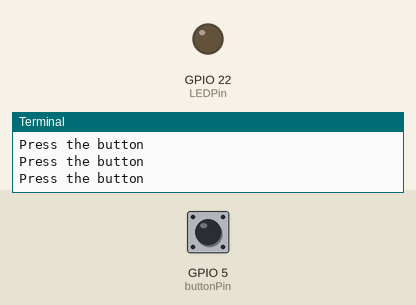
Simulated run of this program. Board: Raspberry Pi (BCM pin numbers). Parts: output pins drawn as LEDs (lit = HIGH), the last lines printed to the terminal. Dashed ring = blinking. The test bench sets the inputs (shaded band); at power-on: GPIO 5 (buttonPin) HIGH.

Above: at 5.0 s.
5.1 s: GPIO 5 (buttonPin) pulled LOW for 1 s
At 5.36 s:
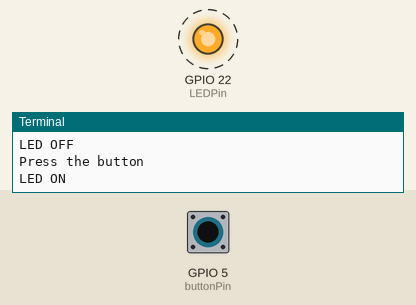
8.1 s: GPIO 5 (buttonPin) pulled LOW for 3.2 s
At 12.1 s:
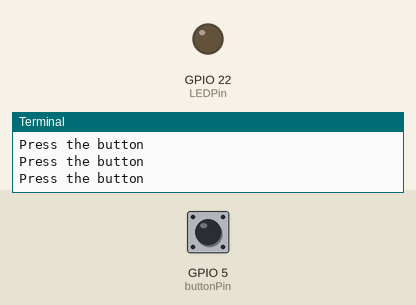
Timing chart, 0 to 13.6 s (numbered marks = the images above; inputs shaded):
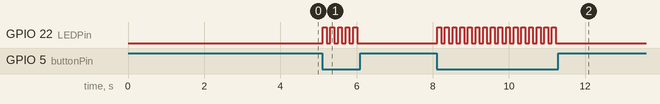

The program:

ledButton.py
```python
import RPi.GPIO as GPIO
from time import sleep

GPIO.setmode(GPIO.BCM)

blinkCount = 100
count = 0

LEDPin = 22
buttonPin = 5
# Setup the pin the LED is connected to
GPIO.setup(LEDPin, GPIO.OUT)
GPIO.setup(buttonPin, GPIO.IN, pull_up_down = GPIO.PUD_UP)

buttonPress = True
ledState = False

try:
	while count < blinkCount:
		print("Press the button")
		buttonPress = GPIO.input(buttonPin)
		if buttonPress == False and ledState == False:
			GPIO.output(LEDPin, True)
			print("LED ON")
			ledState = True
		elif buttonPress == False and ledState == True:
			GPIO.output(LEDPin, False)
			print("LED OFF")
			ledState = False
			count +=1
		sleep(0.1)
finally:
	GPIO.output(LEDPin, False)
	GPIO.cleanup()
```

Measured:
- after the input at 5.1 s, GPIO 22 (LEDPin): alternates HIGH for 0.10 s and LOW for 0.10 s, 10 changes in all, then stays LOW, starting at once
- after the input at 8.1 s, GPIO 22 (LEDPin): alternates HIGH for 0.10 s and LOW for 0.10 s, 32 changes in all, then stays LOW, starting at once
